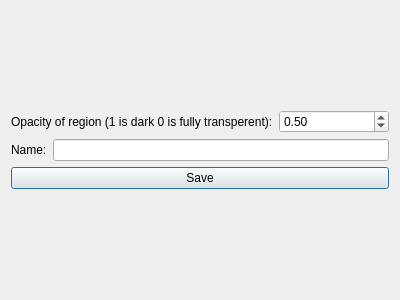
<?xml version="1.0" encoding="UTF-8"?>
<ui version="4.0">
 <class>ConfigOfRegionOfInterestDialog</class>
 <widget class="QDialog" name="ConfigOfRegionOfInterestDialog">
  <property name="geometry">
   <rect>
    <x>0</x>
    <y>0</y>
    <width>400</width>
    <height>300</height>
   </rect>
  </property>
  <property name="windowTitle">
   <string>Dialog</string>
  </property>
  <layout class="QVBoxLayout" name="verticalLayout_2">
   <item>
    <layout class="QVBoxLayout" name="roiConfigLayout">
     <item>
      <layout class="QHBoxLayout" name="opacityLayout">
       <item>
        <widget class="QLabel" name="opacityLabel">
         <property name="text">
          <string>Opacity of region (1 is dark 0 is fully transperent):</string>
         </property>
        </widget>
       </item>
       <item>
        <widget class="QDoubleSpinBox" name="opacitySpinBox">
         <property name="decimals">
          <number>2</number>
         </property>
         <property name="maximum">
          <double>1.000000000000000</double>
         </property>
         <property name="stepType">
          <enum>QAbstractSpinBox::AdaptiveDecimalStepType</enum>
         </property>
         <property name="value">
          <double>0.500000000000000</double>
         </property>
        </widget>
       </item>
      </layout>
     </item>
     <item>
      <layout class="QHBoxLayout" name="nameLayout">
       <item>
        <widget class="QLabel" name="nameLabel">
         <property name="text">
          <string>Name:</string>
         </property>
        </widget>
       </item>
       <item>
        <widget class="QLineEdit" name="nameTextEdit"/>
       </item>
      </layout>
     </item>
     <item>
      <widget class="QPushButton" name="btnSave">
       <property name="text">
        <string>Save</string>
       </property>
      </widget>
     </item>
    </layout>
   </item>
  </layout>
 </widget>
 <resources/>
 <connections/>
</ui>
